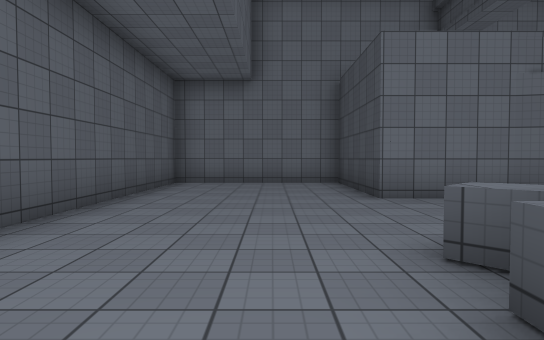
[1] (above)

21 first-person views from a walk through a Unity game level. The camera is 1.3 m above the floor, tilts 2° down and sees 75° across. The floor is counted in squares, 2 m on a side. Each view is taken from the middle of a square. On the plan, view 1 faces up. The plan holds only what a view shows up to about 10 squares ahead; the rest is blank. The place goes on beyond the plan. The player is left out. Some animated figures are not drawn. Surface patterns are stand-ins for the level's own textures.

[2]
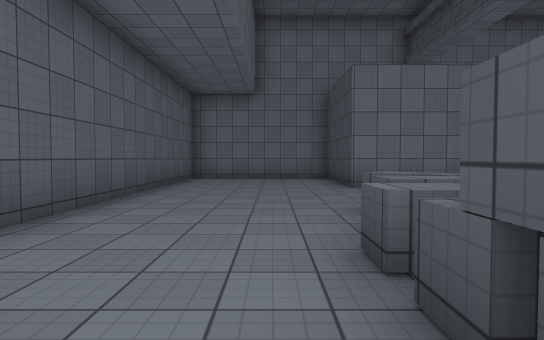

[3]
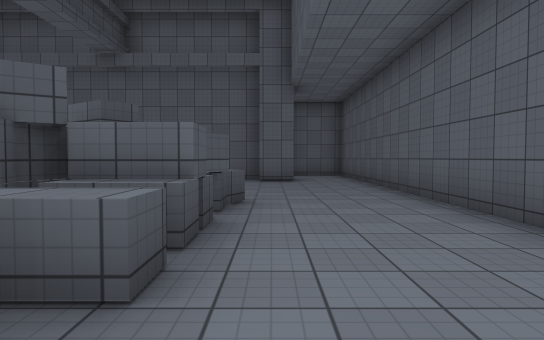

[4]
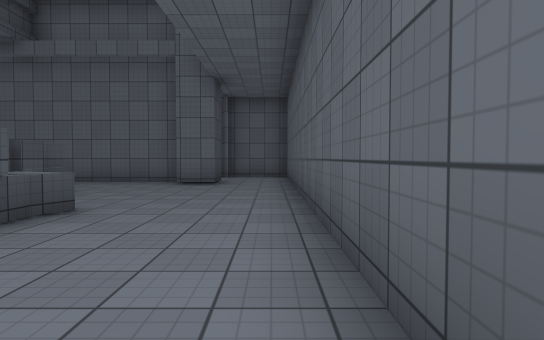

[5]
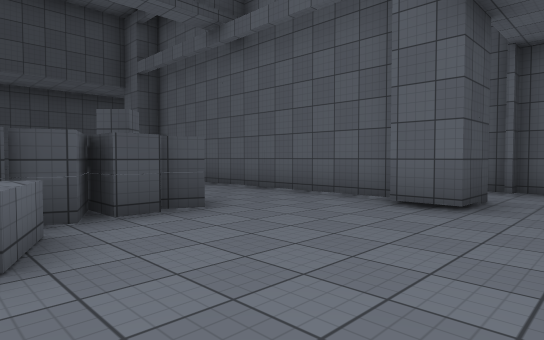

[6]
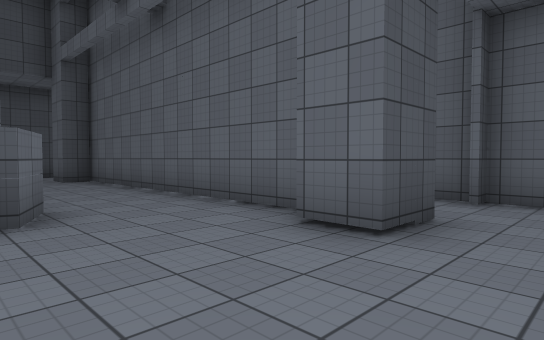

[7]
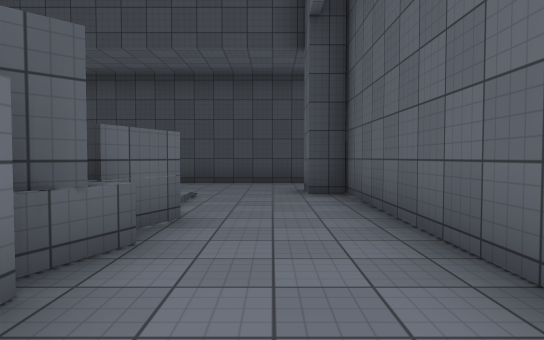

[8]
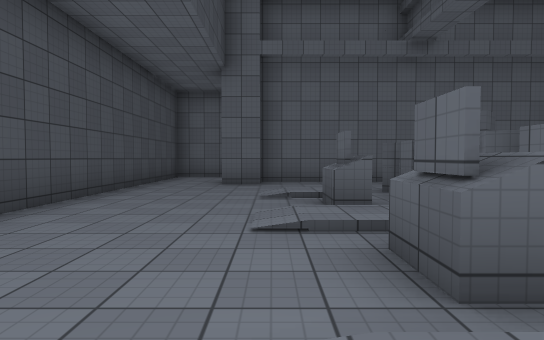

[9]
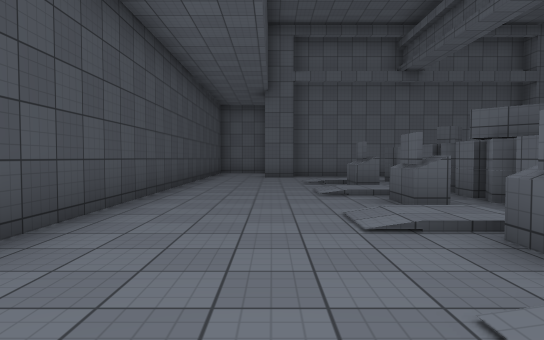

[10]
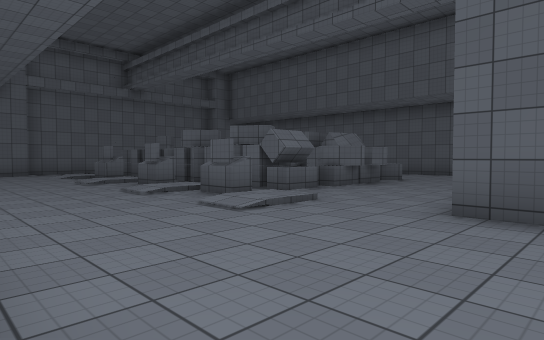

[11]
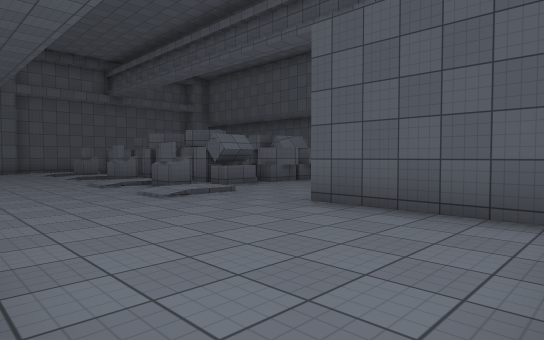

[12]
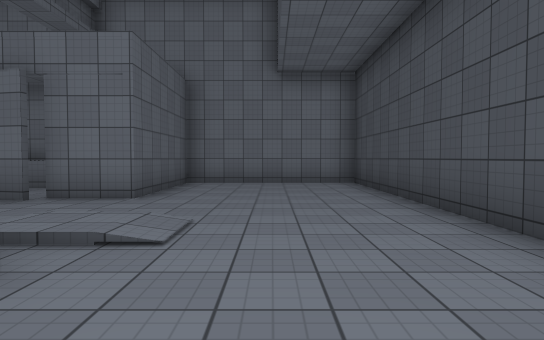

[13]
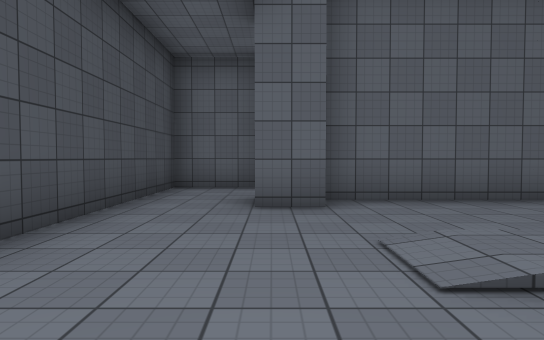

[14]
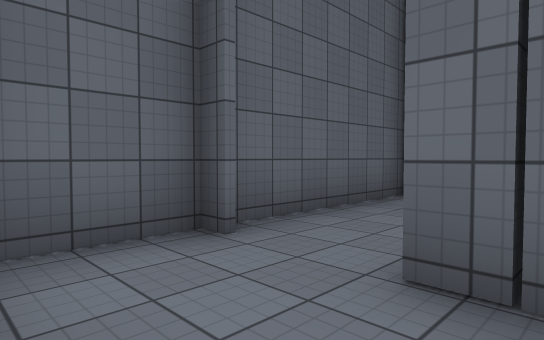

[15]
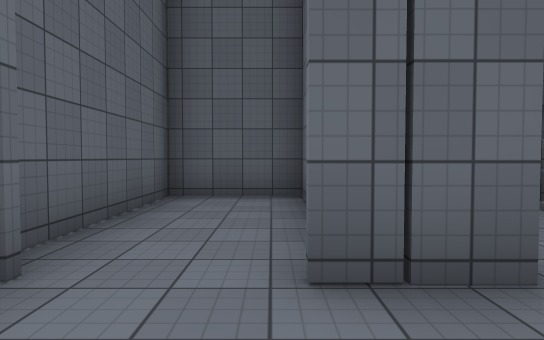

[16]
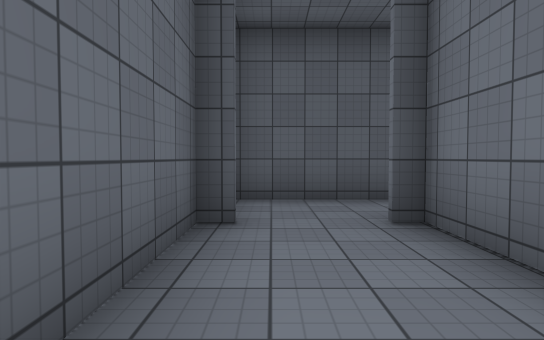

[17]
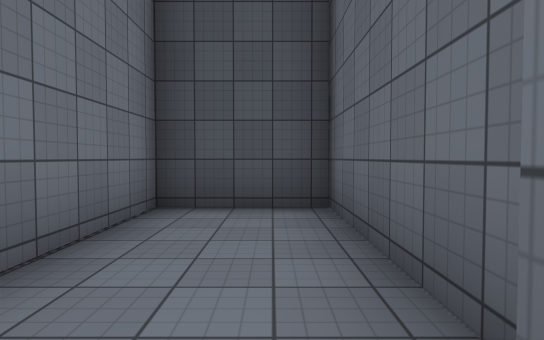

[18]
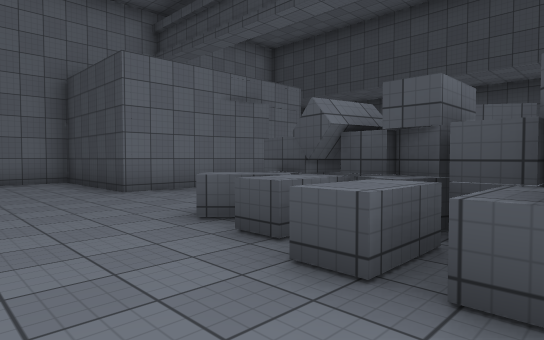

[19]
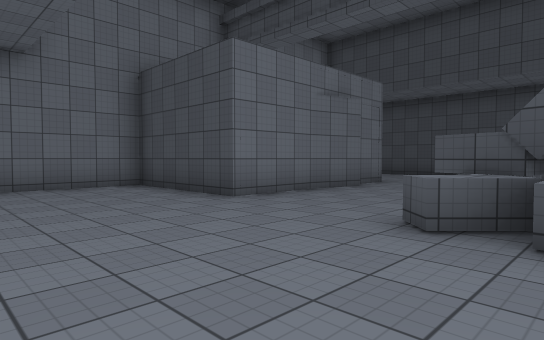

[20]
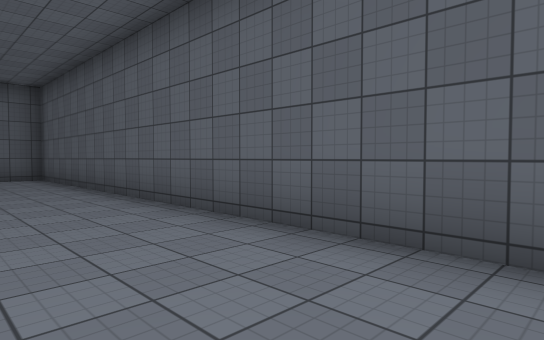

[21]
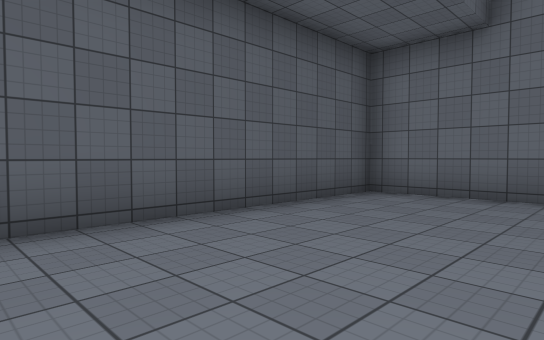

### Floor plan
Key: @ floor where view 1 was taken; # wall or solid block; . main floor; : floor 0.25 m higher than the main floor; / step, stairs or slope; = window, fence, low wall or low ledge; ^ raised ledge.
Columns run from 3 left of view 1 to 12 right of it. Each row starts with its distance up from view 1.
 10 ######   #######
  9 #....#   #.....#
  8 #....#   #.....#
  7 #....#   #.....#
  6 #....#####.....#
  5 #..............#
  4 #..............#
  3 #.........:/...#
  2 #...=^###.^....#
  1 #...^^###.//...#
  0 #..@^#  #.//...#
 -1 #...##  #.^....#
 -2 #...#   #.//...#
 -3 #...^   #.//...#
 -4 #....####.^....#
 -5 #....#####:/...#
 -6 #.....##.#.....#
 -7 #..............#
 -8 #..##########..#
 -9 #......##......#
-10 #......##......#
-11 ################

Positions as (right, up) in squares from view 1, and headings:
1: (0, 0), facing up
2: (0, -2), facing up
3: (0, 2), facing down
4: (-2, 1), facing down
5: (-2, -3), facing down-right
6: (-2, -5), facing down-right
7: (2, -7), facing right
8: (8, 1), facing down
9: (9, 4), facing down
10: (11, 7), facing down-left
11: (11, 9), facing down-left
12: (9, 0), facing up
13: (9, -3), facing down
14: (11, -8), facing down-left
15: (11, -9), facing left
16: (3, -10), facing left
17: (-1, -10), facing right
18: (-1, -1), facing up-right
19: (-2, 1), facing up-right
20: (0, 1), facing down-left
21: (1, 3), facing up-left
